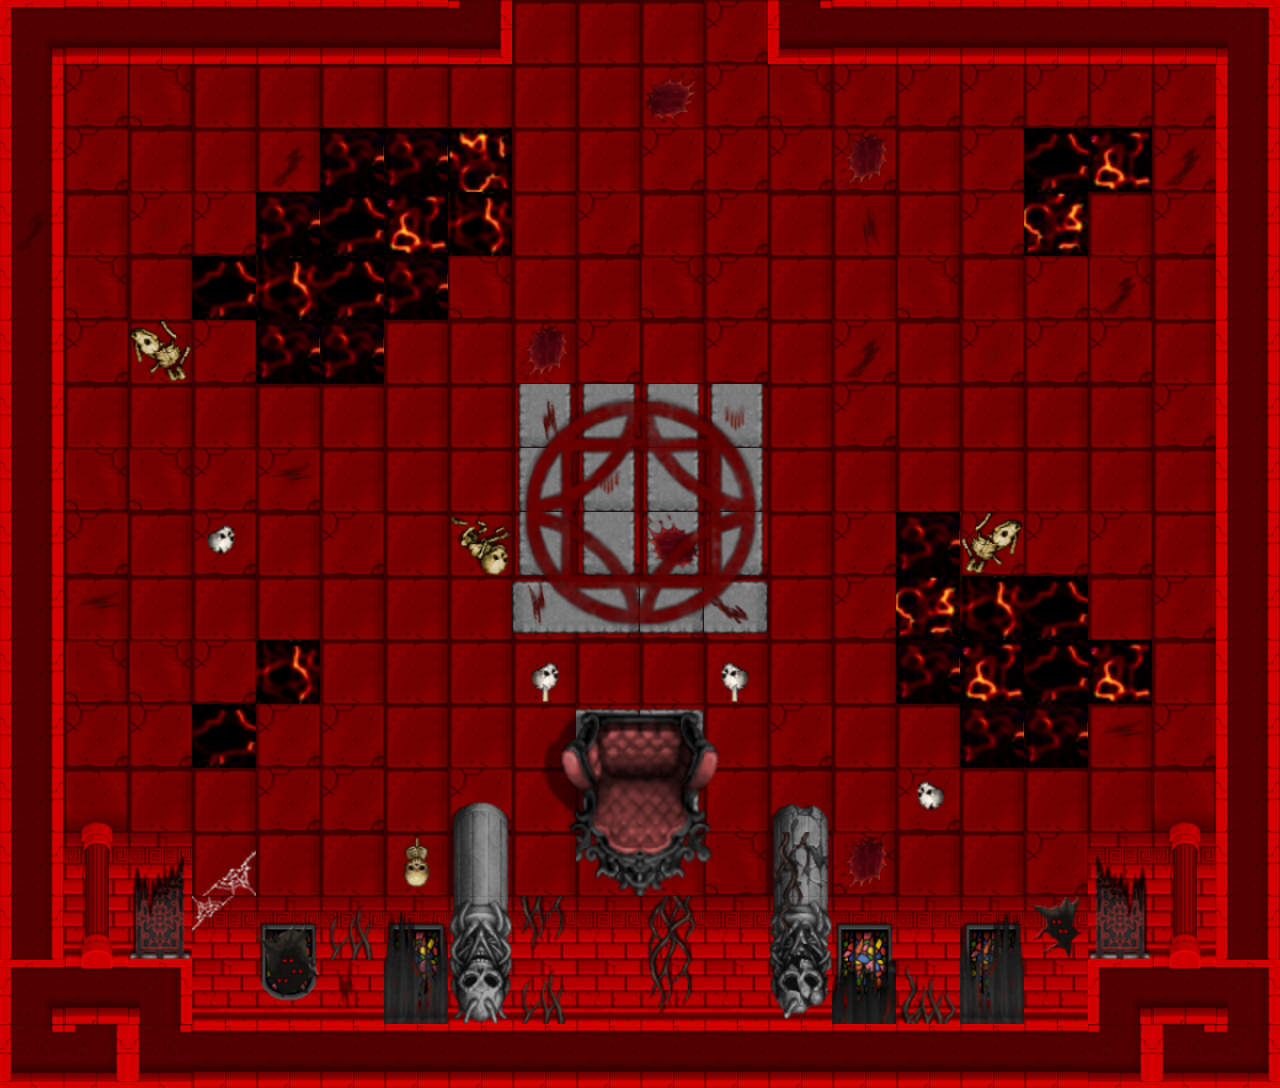

Tiled map render using the project's own tile images. Description and the map definition, with tile-layer contents summarised, below:
An orthogonal 20x17 tile map with 64x64 px tiles, 10 tile layers (Base, demonCircleBase, wallCollide, windows, ...).

<map version="1.2" tiledversion="1.2.5" orientation="orthogonal" renderorder="right-down" width="20" height="17" tilewidth="64" tileheight="64" infinite="0" nextlayerid="44" nextobjectid="1">
 <tileset firstgid="1" source="hadesTiles.tsx" />
 <layer id="33" name="Base" width="20" height="17">
  <data>[340 cells, 340 non-empty, 3 distinct tile ids]</data>
 </layer>
 <layer id="34" name="demonCircleBase" width="20" height="17">
  <data>[340 cells, 21 non-empty, 2 distinct tile ids]</data>
 </layer>
 <layer id="35" name="wallCollide" width="20" height="17">
  <data>[340 cells, 108 non-empty, 12 distinct tile ids]</data>
 </layer>
 <layer id="36" name="windows" width="20" height="17">
  <data>[340 cells, 8 non-empty, 2 distinct tile ids]</data>
 </layer>
 <layer id="37" name="flags" width="20" height="17">
  <data>[340 cells, 4 non-empty, 2 distinct tile ids]</data>
 </layer>
 <layer id="38" name="bonesAndBlood" width="20" height="17">
  <data>[340 cells, 48 non-empty, 20 distinct tile ids]</data>
 </layer>
 <layer id="39" name="pillarCollide" width="20" height="17">
  <data>[340 cells, 8 non-empty, 8 distinct tile ids]</data>
 </layer>
 <layer id="40" name="demonCircle" width="20" height="17">
  <data>[340 cells, 16 non-empty, 16 distinct tile ids]</data>
 </layer>
 <layer id="41" name="throneCollide" width="20" height="17">
  <data>[340 cells, 16 non-empty, 16 distinct tile ids]</data>
 </layer>
 <layer id="43" name="lavaCollide" width="20" height="17">
  <data>[340 cells, 30 non-empty, 6 distinct tile ids]</data>
 </layer>
</map>
